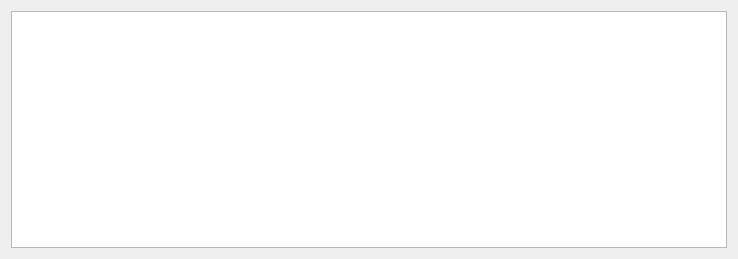
<?xml version="1.0" encoding="UTF-8"?>
<ui version="4.0">
 <class>TrainList</class>
 <widget class="QDialog" name="TrainList">
  <property name="geometry">
   <rect>
    <x>0</x>
    <y>0</y>
    <width>738</width>
    <height>259</height>
   </rect>
  </property>
  <property name="windowTitle">
   <string>Dialog</string>
  </property>
  <layout class="QVBoxLayout" name="verticalLayout">
   <item>
    <widget class="QTableView" name="tableView"/>
   </item>
  </layout>
 </widget>
 <resources/>
 <connections/>
</ui>
